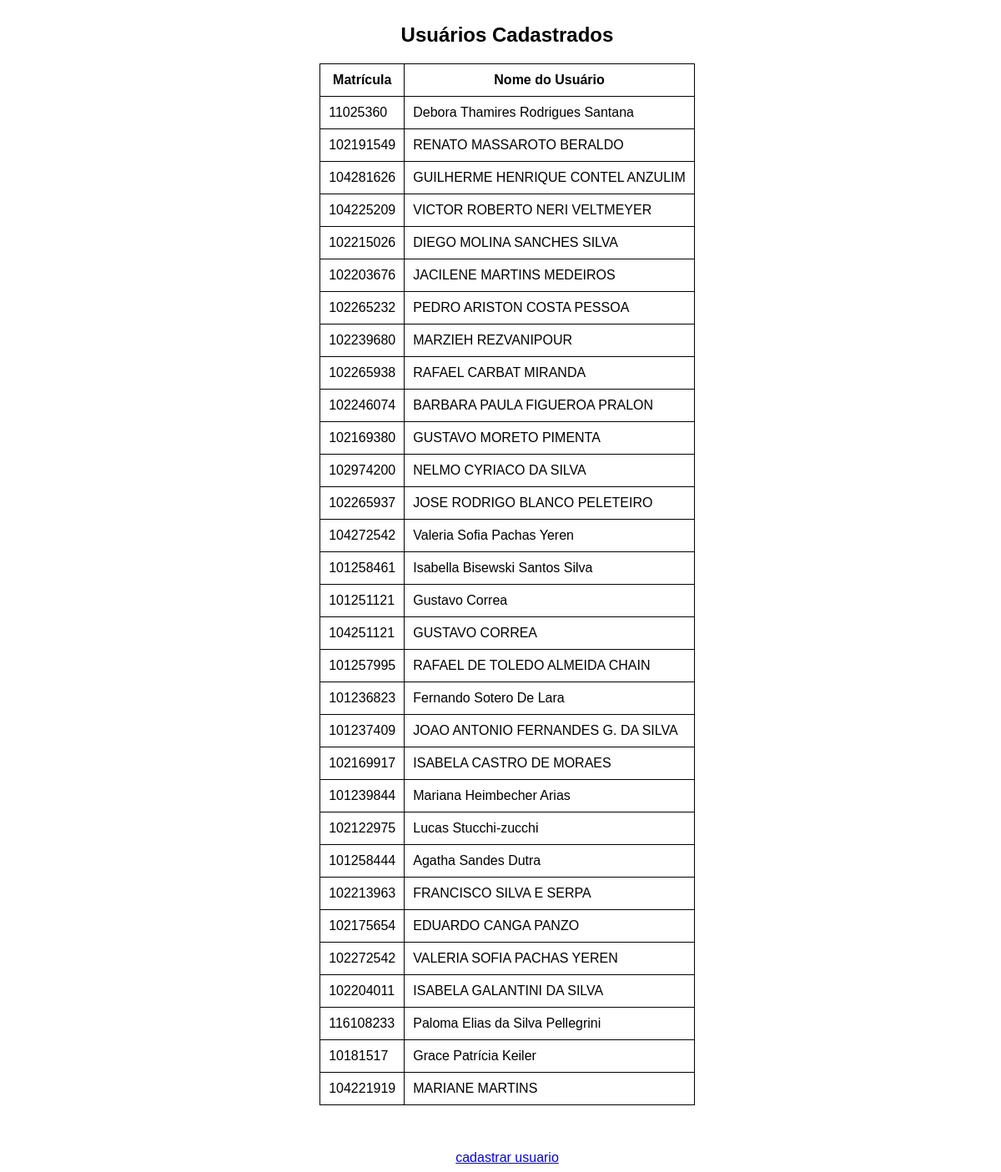
/lista_usuarios/, run on the app's committed database.
### meuapp/models.py (models this page shows, shortened)
class Usuario(models.Model):
    matricula = models.CharField(max_length=20, unique=True)
    nome_usuario = models.CharField(max_length=100)
    categoriaUsuario = models.CharField(max_length=50, blank=True, null=True)
    user_auth = models.ForeignKey(
        User,
        on_delete=models.SET_NULL,
        null=True,
        blank=True
    )

### meuapp/views.py (the view)
# urls.py: path('lista_usuarios/', views.UsuarioListView.as_view(), name='lista_usuarios'),
class UsuarioListView(ListView):
    model = Usuario
    template_name = 'lista_usuarios.html'
    context_object_name = 'usuarios'

### meuapp/templates/lista_usuarios.html (shortened to what this page needs)
<!DOCTYPE html>
<html lang="pt-br">
<head>
</head>
<body class="container mt-5">
    <div class="container">
    <h2>Usuários Cadastrados</h2>
    <table class="table table-striped">
        <thead>
            <tr>
                <th>Matrícula</th>
                <th>Nome do Usuário</th>
            </tr>
        </thead>
        <tbody>
            {% for usuario in usuarios %}
                <tr>
                    <td>{{ usuario.matricula }}</td>
                    <td>{{ usuario.nome_usuario }}</td>
                </tr>
            {% empty %}
                <tr>
                    <td colspan="2">Nenhum usuário cadastrado.</td>
                </tr>
            {% endfor %}
        </tbody>
    </table>
    <br><br><br>
    <a href="{% url 'cadastrar_usuario' %}" class="btn btn-success">cadastrar usuario</a>
    </div>
</body>
</html>

### meuapp/templates/lista_usuarios.html (style rules this page uses)
table, th, td { border: 1px solid black; border-collapse: collapse; }
th, td { padding: 10px; }
.container { font-family: Arial, sans-serif; width: 100%; display: flex; flex-direction: column; align-items: center; justify-content: center; }

### data on the page
Usuario: matricula "11025360", nome_usuario "Debora Thamires Rodrigues Santana"
Usuario: matricula "102191549", nome_usuario "RENATO MASSAROTO BERALDO"
Usuario: matricula "104281626", nome_usuario "GUILHERME HENRIQUE CONTEL ANZULIM"
Usuario: matricula "104225209", nome_usuario "VICTOR ROBERTO NERI VELTMEYER"
Usuario: matricula "102215026", nome_usuario "DIEGO MOLINA SANCHES SILVA"
Usuario: matricula "102203676", nome_usuario "JACILENE MARTINS MEDEIROS"
Usuario: matricula "102265232", nome_usuario "PEDRO ARISTON COSTA PESSOA"
Usuario: matricula "102239680", nome_usuario "MARZIEH REZVANIPOUR"
Usuario: matricula "102265938", nome_usuario "RAFAEL CARBAT MIRANDA"
Usuario: matricula "102246074", nome_usuario "BARBARA PAULA FIGUEROA PRALON"
Usuario: matricula "102169380", nome_usuario "GUSTAVO MORETO PIMENTA"
Usuario: matricula "102974200", nome_usuario "NELMO CYRIACO DA SILVA"
Usuario: matricula "102265937", nome_usuario "JOSE RODRIGO BLANCO PELETEIRO"
Usuario: matricula "104272542", nome_usuario "Valeria Sofia Pachas Yeren"
Usuario: matricula "101258461", nome_usuario "Isabella Bisewski Santos Silva"
Usuario: matricula "101251121", nome_usuario "Gustavo Correa"
Usuario: matricula "104251121", nome_usuario "GUSTAVO CORREA"
Usuario: matricula "101257995", nome_usuario "RAFAEL DE TOLEDO ALMEIDA CHAIN"
Usuario: matricula "101236823", nome_usuario "Fernando Sotero De Lara"
Usuario: matricula "101237409", nome_usuario "JOAO ANTONIO FERNANDES G. DA SILVA"
Usuario: matricula "102169917", nome_usuario "ISABELA CASTRO DE MORAES"
Usuario: matricula "101239844", nome_usuario "Mariana Heimbecher Arias"
Usuario: matricula "102122975", nome_usuario "Lucas Stucchi-zucchi"
Usuario: matricula "101258444", nome_usuario "Agatha Sandes Dutra"
Usuario: matricula "102213963", nome_usuario "FRANCISCO SILVA E SERPA"
Usuario: matricula "102175654", nome_usuario "EDUARDO CANGA PANZO"
Usuario: matricula "102272542", nome_usuario "VALERIA SOFIA PACHAS YEREN"
Usuario: matricula "102204011", nome_usuario "ISABELA GALANTINI DA SILVA"
Usuario: matricula "116108233", nome_usuario "Paloma Elias da Silva Pellegrini"
Usuario: matricula "10181517", nome_usuario "Grace Patrícia Keiler"
Usuario: matricula "104221919", nome_usuario "MARIANE MARTINS"
